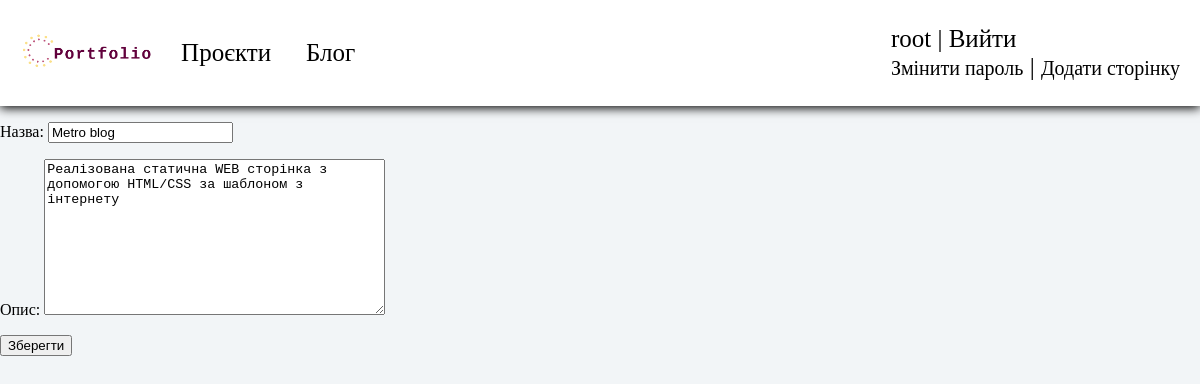
The page /changepage/21/ (signed in) on the database its author committed.
### user/models.py (models this page shows)
class User(AbstractUser):
    username = models.CharField(max_length=150, unique=True)
    password = models.CharField(max_length=128)
    email = models.EmailField(max_length=255, unique=True)
    role = models.CharField(max_length=150)
    firstname = models.CharField(max_length=255, blank=True)
    lastname= models.CharField(max_length=255, blank=True)

### project/models.py (models this page shows, shortened)
class SomeProject(models.Model):
    title = models.CharField(max_length=155, verbose_name='Назва')
    description = models.TextField(verbose_name="Опис")
    image = models.ImageField(upload_to="projects/", verbose_name="Фото", blank=True)

### project/views.py (the view)
# urls.py: path('changepage/<int:pk>/', changePage, name='change'),
def changePage(request, pk):
    if not request.user.is_authenticated:
            raise Http404
    if request.user.role != 'admin':
        raise Http404
    p = get_object_or_404(SomeProject, id=pk)
    if request.method == 'POST':
        form = ChangePost(request.POST, instance=p)
        if(form.is_valid()):
            form.save()
            return redirect('home')
    else:
        form = ChangePost(instance=p)
    return render(request, 'control/control.html', {'form': form,'menu': menu, 'post': p, 'addurl': 'addpage'})

### project/static/project/forms.py
class ChangePost(forms.ModelForm):
       class Meta:
           model = SomeProject
           fields = ['title', 'description']

### user/templates/control/control.html (shortened to what this page needs)
{% extends 'base/base.html' %}
{% load static %}
{% block content %}
<form method="post" enctype="multipart/form-data">
    {{ form.as_p }}
    <button type="submit">Зберегти</button>
</form>
{% endblock %}

### user/templates/base/base.html (shortened to what this page needs)
{% load static %}
<!DOCTYPE html>
<html lang="en">
<head>
    <link rel="stylesheet" href="{% static 'projects/css/index.css' %}">
</head>
<body>
{% block mainmenu %}
<div class="header_menu">
    <div>
        <a href="{% url 'about' %}">
              <img src="{% static 'projects/header/kbnr1.png' %}" alt="KBNR">
        </a>
        <ul class="header_opt">
           {% for m in menu %}
            <a href="{% url m.url_name %}">{{m.title}}</a>
           {% endfor %}
        </ul>
    </div>
    <ul class="header_auth">
        {% if request.user.is_authenticated %}
            <span>{{user.username}}</span> | <a href="{% url 'logout' %}">Вийти</a><br>
            <a href="{% url 'change' %}" class="change">Змінити пароль</a>
            {% if user.role == 'admin' %}
                | <a href="{% url addurl %}" class="addpage">Додати сторінку</a>
            {% endif %}
        {% else %}
            <a href="{% url 'register' %}">Реєстрація</a> | <a href="{% url 'login' %}">Ввійти</a>
        {% endif %}
    </ul>
</div>
{% endblock mainmenu %}
{% block content %}
{% endblock %}
</body>
</html>

### user/static/projects/css/index.css (style rules this page uses)
body { padding: 0px; margin: 0px; background-color: #f2f5f7; }
.header_menu { display: flex; justify-content: space-between; background-color: white; padding: 0; align-items: center; box-shadow: 0 2px 10px 0 black; }
.header_opt { display: flex; flex-direction: row; padding: 0; margin:0; }
.header_opt a { font-size: 25px; text-decoration: none; padding: 20px 0; margin:0; margin: 15px; margin-left: 20px; color:black; }
.header_auth { font-size: 25px; margin-right: 20px; }
.header_auth a, .header_auth span { text-decoration: none; color:black; }
.header_menu div { margin-left: 15px; }
.header_menu a img { height: 50px; }
.header_menu div { display: flex; flex-direction: row; align-items: center; }
.change, .addpage { font-size:20px; }

### rows shown on the page
User: username "root"
SomeProject: title "Metro blog", description "Реалізована статична WEB сторінка з допомогою HTML/CSS за шаблоном з інтернету"

### other values the page prints
{{ m.title }} "Проєкти" "Блог"
